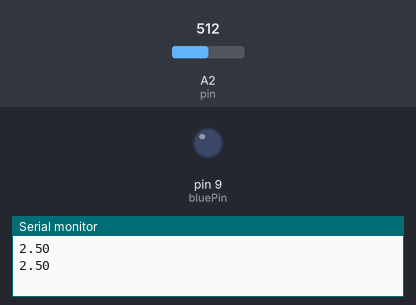
Simulated run of this sketch. Board: Arduino Uno, built with avr-gcc and run on an emulated ATmega328P. On the bench: output pins drawn as LEDs (lit = HIGH), the last lines printed to the serial monitor. Inputs (shaded band) come from the test bench; at power-on: A2 (pin) = 512.

Above: at 1.8 s.
1.9 s: A2 (pin) set to 805
3.4 s: A2 (pin) set to 834
At 4.9 s:
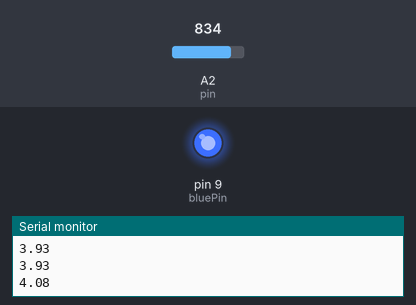
5.5 s: A2 (pin) set to 716
At 6.4 s:
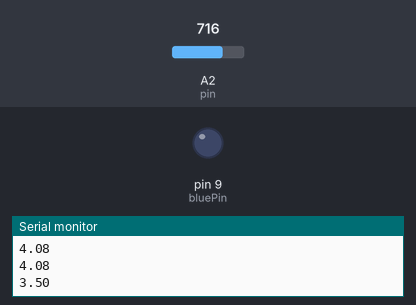
7.5 s: A2 (pin) set to 900
At 9.2 s:
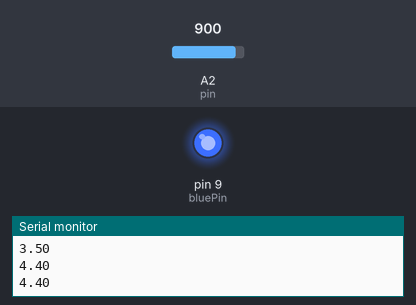
Timing chart, 0 to 10.5 s (numbered marks = the images above; inputs shaded):
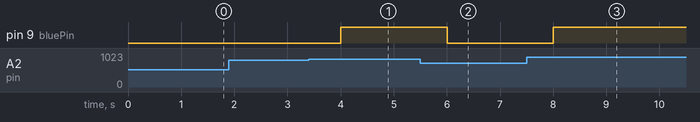

Measured:
- the behaviour switches between 818 and 819 on A2 (pin) (found by bisection; images 0 and 1)
- after the input at 3.4 s, pin 9 (bluePin): LOW → HIGH after 0.60 s
- after the input at 5.5 s, pin 9 (bluePin): HIGH → LOW after 0.50 s
- after the input at 7.5 s, pin 9 (bluePin): LOW → HIGH after 0.50 s

The sketch:

if-1.ino
```cpp
int pin = A2;
int val;
float v2;
int bluePin = 9;

void setup() {
    Serial.begin(9600);
    pinMode(bluePin, OUTPUT);
    pinMode(pin, INPUT);
}

void loop() {
    val = analogRead(pin);
    v2 = val * (5.0 / 1023.0);
    Serial.println(v2);
    if (v2 > 4) {
        digitalWrite(bluePin, HIGH); // turn on the blue LED
    } else {
        digitalWrite(bluePin, LOW); // turn off the blue LED
    }
    delay(1000); // wait for 1 second
}
```
